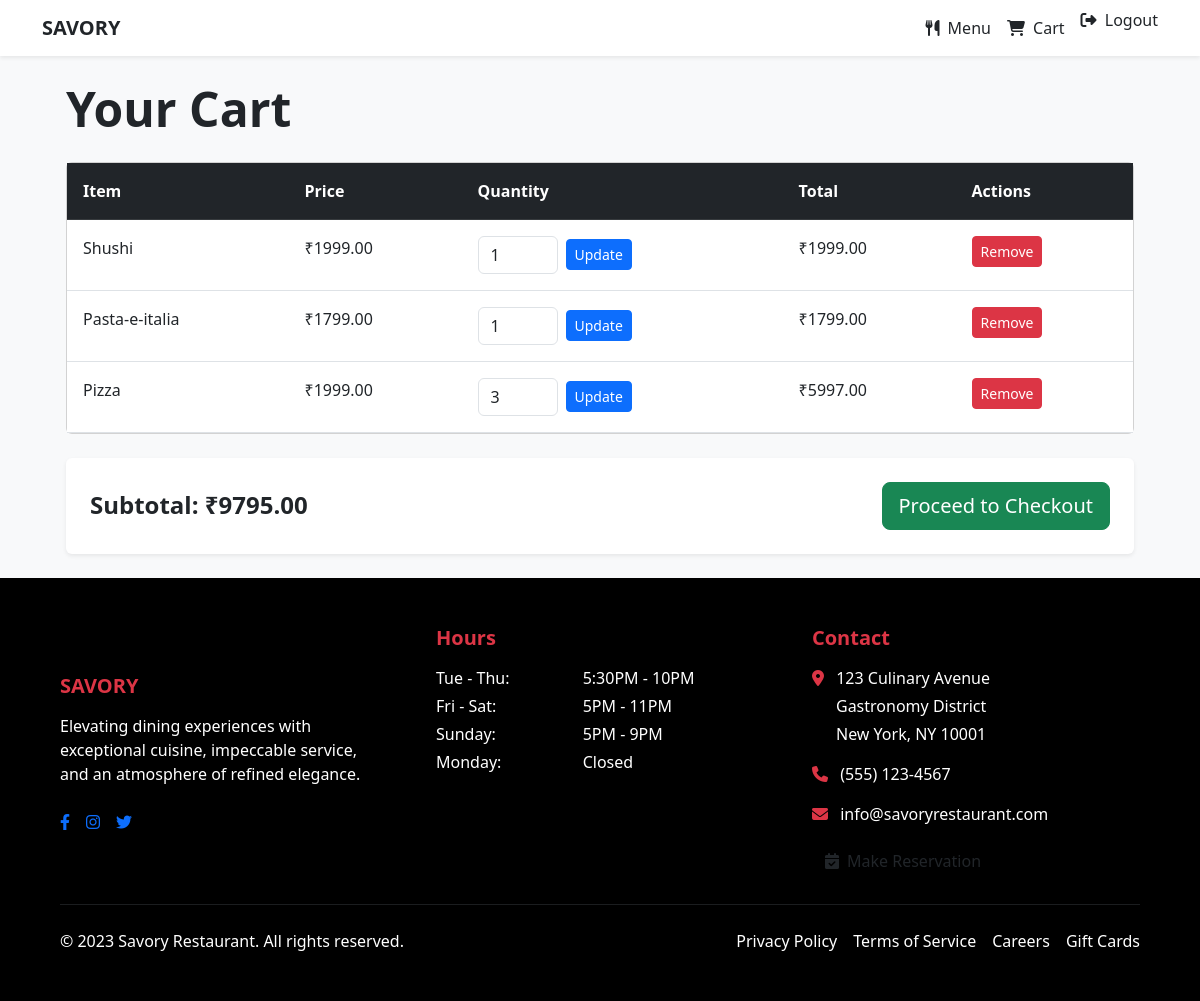
The app's page /cart/ (signed in) with its own data.
### myapp/models.py (models this page shows, shortened)
class CartItem(models.Model):
    user = models.ForeignKey(
        settings.AUTH_USER_MODEL,
        on_delete=models.CASCADE,
        related_name='cart_items'
    )
    item = models.ForeignKey(
        Item,
        on_delete=models.CASCADE,
        related_name='cart_items'
    )
    quantity = models.PositiveIntegerField(default=1)
    added_at = models.DateTimeField(auto_now_add=True)
    updated_at = models.DateTimeField(auto_now=True)
    class Meta:
        unique_together = ('user', 'item')
        ordering = ['-added_at']
        verbose_name = "Cart Item"
        verbose_name_plural = "Cart Items"
    @property
    def line_total(self):
        return self.item.price * self.quantity

class Item(models.Model):
    name = models.CharField(max_length=200)
    description = models.TextField()
    price = models.DecimalField(max_digits=10, decimal_places=2)
    image = models.ImageField(upload_to="items/")
    category = models.ForeignKey(Category, on_delete=models.CASCADE)
    available = models.BooleanField(default=True)
    created_at = models.DateTimeField(auto_now_add=True)
    updated_at = models.DateTimeField(auto_now=True)
    featured = models.BooleanField(default=False)

### myapp/views.py (the view)
# urls.py: path('cart/', views.view_cart, name='view_cart'),
def view_cart(request):
    cart_items = CartItem.objects.filter(user=request.user)
    subtotal = sum(item.line_total for item in cart_items)
    context = {
        'cart_items': cart_items,
        'subtotal': subtotal,
    }
    return render(request, 'cart.html', context)

### myapp/templates/cart.html (shortened to what this page needs)
{% extends 'base.html' %}
{% block content %}
<div class="container py-4">
    <h1 class="display-5 fw-bold mb-4">Your Cart</h1>
    {% if cart_items %}
    <div class="card mb-4">
        <div class="card-body p-0">
            <div class="table-responsive">
                <table class="table table-hover mb-0">
                    <thead class="table-dark">
                        <tr>
                            <th class="p-3">Item</th>
                            <th class="p-3">Price</th>
                            <th class="p-3">Quantity</th>
                            <th class="p-3">Total</th>
                            <th class="p-3">Actions</th>
                        </tr>
                    </thead>
                    <tbody>
                        {% for ci in cart_items %}
                        <tr>
                            <td class="p-3">{{ ci.item.name }}</td>
                            <td class="p-3">₹{{ ci.item.price }}</td>
                            <td class="p-3">
                                <form method="post" action="{% url 'myapp:update_cart_quantity' %}" class="d-flex align-items-center">
                                    <input name="quantity" type="number" value="{{ ci.quantity }}" min="1" max="10" class="form-control me-2" style="width: 80px;">
                                    <button type="submit" class="btn btn-primary btn-sm">Update</button>
                                </form>
                            </td>
                            <td class="p-3">₹{{ ci.line_total }}</td>
                            <td class="p-3">
                                <a href="{% url 'myapp:remove_from_cart' ci.id %}" class="btn btn-danger btn-sm">Remove</a>
                            </td>
                        </tr>
                        {% endfor %}
                    </tbody>
                </table>
            </div>
        </div>
    </div>
    <div class="d-flex justify-content-between align-items-center bg-white p-4 rounded shadow-sm">
        <h3 class="h4 fw-bold mb-0">Subtotal: ₹{{ subtotal }}</h3>
        <a href="{% url 'myapp:checkout' %}" class="btn btn-success btn-lg">Proceed to Checkout</a>
    </div>
    {% endif %}
</div>
{% endblock %}

### myapp/templates/base.html (shortened to what this page needs)
<!DOCTYPE html>
<html lang="en">
<head>
    <link href="https://cdn.jsdelivr.net/npm/bootstrap@5.3.0/dist/css/bootstrap.min.css" rel="stylesheet">
    <link rel="stylesheet" href="https://cdnjs.cloudflare.com/ajax/libs/font-awesome/6.4.0/css/all.min.css">
    {% load static %}
</head>
<body class="bg-light">
    {% include 'navbar.html' %}
    <main class="container mx-auto px-4 py-8">
        {% block content %}{% endblock %}
    </main>
    {% include 'footer.html' %}
</body>
</html>

### myapp/templates/navbar.html (shortened to what this page needs)
<nav class="navbar navbar-expand-lg navbar-light bg-white shadow-sm">
  <div class="container">
    <a class="navbar-brand fw-bold text-dark" href="{% url 'myapp:index' %}">
      SAVORY
    </a>
    <div class="collapse navbar-collapse" id="navbarNav">
      <ul class="navbar-nav ms-auto">
        <li class="nav-item">
          <a class="nav-link text-dark" href="{% url 'myapp:menu' %}">
            <i class="fas fa-utensils me-1"></i> Menu
          </a>
        </li>
        {% if user.is_authenticated %}
          <li class="nav-item">
            <a class="nav-link text-dark position-relative" href="{% url 'myapp:view_cart' %}">
              <i class="fas fa-shopping-cart me-1"></i> Cart
            </a>
          </li>
          <li class="nav-item">
            <form action="{% url 'logout' %}" method="post" class="d-inline">
              <button type="submit" class="nav-link btn btn-link text-dark border-0 p-0 ms-2">
                <i class="fas fa-sign-out-alt me-1"></i> Logout
              </button>
            </form>
          </li>
        {% endif %}
      </ul>
    </div>
  </div>
</nav>

### myapp/templates/footer.html (shortened to what this page needs)
    <link href="https://cdn.jsdelivr.net/npm/bootstrap@5.3.0-alpha1/dist/css/bootstrap.min.css" rel="stylesheet">
    <link rel="stylesheet" href="https://cdnjs.cloudflare.com/ajax/libs/font-awesome/6.4.0/css/all.min.css">
</head>
<body>
    <footer class="bg-custom-black text-white p-5">
        <div class="container">
            <div class="row g-5">
                <div class="col-lg-4 col-md-6 footer-col pt-5">
                    <h5 class="fw-bold mb-3 text-custom-red">SAVORY</h5>
                    <p class="text-white">Elevating dining experiences with exceptional cuisine, impeccable service, and an atmosphere of refined elegance.</p>
                    <div class="d-flex gap-3 mt-4 social-icons">
                        <a href="#" class="social-icon"><i class="fab fa-facebook-f"></i></a>
                        <a href="#" class="social-icon"><i class="fab fa-instagram"></i></a>
                        <a href="#" class="social-icon"><i class="fab fa-twitter"></i></a>
                    </div>
                </div>
                <div class="col-lg-4 col-md-6 footer-col">
                    <h5 class="fw-bold mb-3 text-custom-red">Hours</h5>
                    <div class="row">
                        <div class="col-6 col-sm-5">
                            <p class="text-white mb-1">Tue - Thu:</p>
                            <p class="text-white mb-1">Fri - Sat:</p>
                            <p class="text-white mb-1">Sunday:</p>
                            <p class="text-white">Monday:</p>
                        </div>
                        <div class="col-6 col-sm-7">
                            <p class="text-white mb-1">5:30PM - 10PM</p>
                            <p class="text-white mb-1">5PM - 11PM</p>
                            <p class="text-white mb-1">5PM - 9PM</p>
                            <p class="text-white">Closed</p>
                        </div>
                    </div>
                </div>
                <div class="col-lg-4 col-md-12 footer-col">
                    <h5 class="fw-bold mb-3 text-custom-red">Contact</h5>
                    <p class="text-white mb-1"><i class="fas fa-map-marker-alt me-2 text-custom-red"></i> 123 Culinary Avenue</p>
                    <p class="text-white mb-1 ms-4">Gastronomy District</p>
                    <p class="text-white mb-3 ms-4">New York, NY 10001</p>
                    <p class="text-white mb-3"><i class="fas fa-phone me-2 text-custom-red"></i> (555) 123-4567</p>
                    <p class="text-white mb-3"><i class="fas fa-envelope me-2 text-custom-red"></i> info@savoryrestaurant.com</p>
                    <a href="#reservations" class="btn btn-outline-custom rounded-pill reservation-btn">
                        <i class="fas fa-calendar-check me-2"></i>Make Reservation
                    </a>
                </div>
            </div>
            <hr class="my-4 border-secondary">
            <div class="d-flex flex-column flex-md-row justify-content-between align-items-center">
                <p class="text-white mb-2 mb-md-0">© 2023 Savory Restaurant. All rights reserved.</p>
                <div class="d-flex gap-3 flex-wrap justify-content-center">
                    <a href="#" class="footer-link text-white text-decoration-none">Privacy Policy</a>
                    <a href="#" class="footer-link text-white text-decoration-none">Terms of Service</a>
                    <a href="#" class="footer-link text-white text-decoration-none">Careers</a>
                    <a href="#" class="footer-link text-white text-decoration-none">Gift Cards</a>
                </div>
            </div>
        </div>
    </footer>
</body>

### myapp/templates/base.html (style rules this page uses)
.bg-custom-black { background-color: #000; }
.text-custom-red { color: #dc3545; }

### records on screen
CartItem: item.name "Shushi", item.price "1999.00", quantity "1", line_total "1999.00"
CartItem: item.name "Pasta-e-italia", item.price "1799.00", quantity "1", line_total "1799.00"
CartItem: item.name "Pizza", item.price "1999.00", quantity "3", line_total "5997.00"

### other values on screen
{{ subtotal }} "9795.00"
